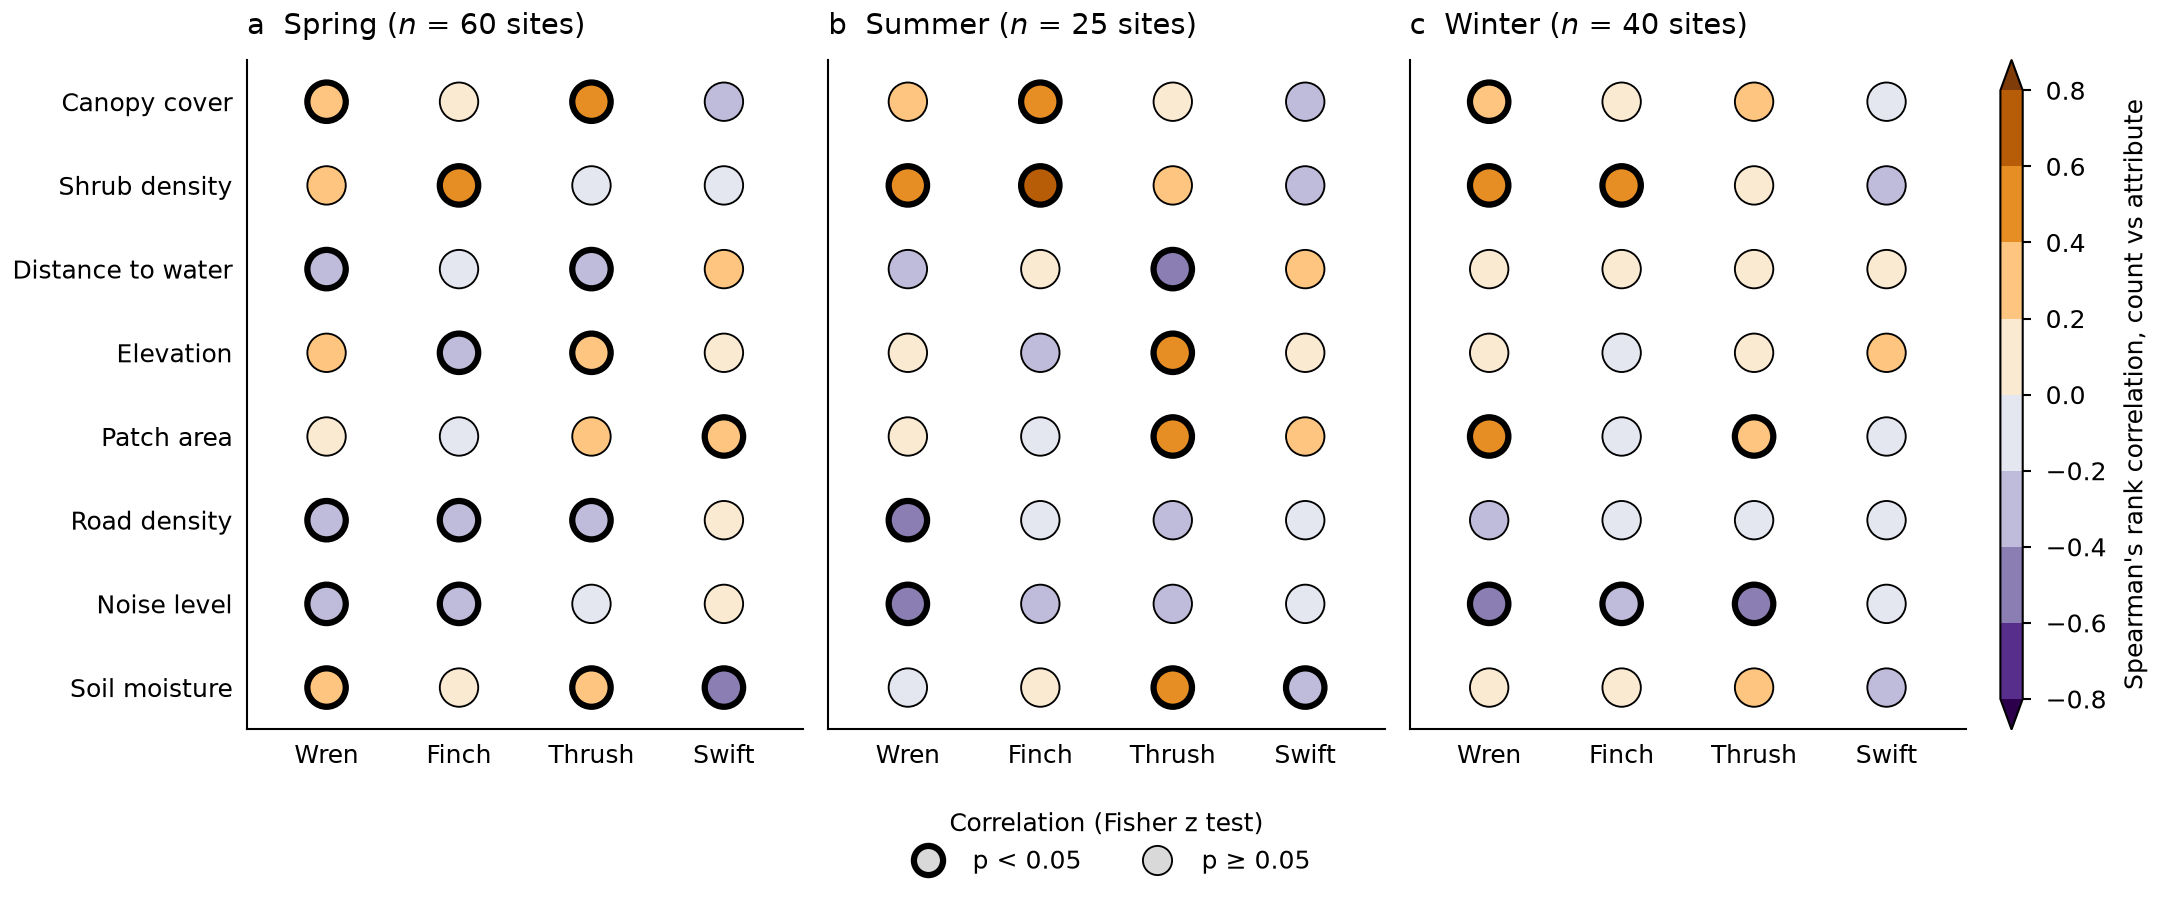

Source code (Python):
"""Matrices of circles colored by a correlation, with a thick outline where it is significant.
Synthetic bird counts and habitat attributes; Spearman correlation and a Fisher z test."""

import os
from pathlib import Path

import matplotlib.pyplot as plt
import numpy as np
from matplotlib.colors import BoundaryNorm, ListedColormap
from matplotlib.lines import Line2D

MM = 1 / 25.4
STYLE_DIR = Path(__file__).resolve().parent / "../../../styles"
ATTRIBUTES = ("Canopy cover", "Shrub density", "Distance to water", "Elevation",
              "Patch area", "Road density", "Noise level", "Soil moisture")
SPECIES = ("Wren", "Finch", "Thrush", "Swift")
SEASONS = (("Spring", 60), ("Summer", 25), ("Winter", 40))  # name, number of sites
# Four classes on each side of zero; |rho| > 0.8 goes to the end triangles.
BREAKS = np.linspace(-0.8, 0.8, 9)
# One color per class plus one for each open end.
CMAP = ListedColormap(plt.get_cmap("PuOr_r")(np.linspace(0, 1, len(BREAKS) + 1)))
NORM = BoundaryNorm(BREAKS, CMAP.N, extend="both")
CIRCLE = 85  # marker area (pt²)


def outline(significant):
    """Edge width per circle: heavy where significant, thin elsewhere."""
    return plt.rcParams["lines.linewidth"] * np.where(significant, 1, 0.3)


def spearman(x, y):
    """Spearman's rho between every column of x and every column of y."""
    rx = np.argsort(np.argsort(x, axis=0), axis=0)
    ry = np.argsort(np.argsort(y, axis=0), axis=0)
    rx = (rx - rx.mean(0)) / rx.std(0)
    ry = (ry - ry.mean(0)) / ry.std(0)
    return rx.T @ ry / len(x)


def significant(rho, n, z_crit=1.96):
    """Two-sided test at 5 % with Fisher's z; depends on n, not only on rho."""
    return np.abs(np.arctanh(rho)) * np.sqrt(n - 3) > z_crit


def survey(rng, n):
    """Habitat attributes and species counts at n sites, linked by fixed weights."""
    weights = np.array([[0.8, 0.2, 0.6, -0.3], [0.5, 0.6, 0.1, -0.2],
                        [-0.4, -0.1, -0.5, 0.3], [0.1, -0.5, 0.2, 0.4],
                        [0.6, 0.0, 0.4, 0.1], [-0.6, -0.3, -0.4, 0.2],
                        [-0.5, -0.4, -0.2, 0.0], [0.3, 0.1, 0.5, -0.4]])
    habitat = rng.normal(size=(n, len(ATTRIBUTES)))
    counts = rng.poisson(np.exp(1.5 + 0.7 * habitat @ weights
                                + rng.normal(0, 0.4, (n, len(SPECIES)))))
    return habitat, counts


def circle_matrix(ax, rho, mask):
    rows, cols = np.indices(rho.shape)
    points = ax.scatter(cols.ravel(), rows.ravel(), c=rho.ravel(), cmap=CMAP, norm=NORM,
                        s=CIRCLE, edgecolors="black",
                        linewidths=outline(mask.ravel()))
    ax.tick_params(length=0)
    ax.set_xticks(range(len(SPECIES)), labels=SPECIES)
    ax.set_yticks(range(len(ATTRIBUTES)), labels=ATTRIBUTES)
    ax.set_xlim(-0.6, len(SPECIES) - 0.4)
    ax.set_ylim(len(ATTRIBUTES) - 0.5, -0.5)  # first attribute at the top
    return points


def outline_legend(ax):
    """Legend for the two outline widths."""
    handles = [Line2D([], [], linestyle="", marker="o", markersize=7,
                      markerfacecolor="0.85", markeredgecolor="black",
                      markeredgewidth=outline(flag)) for flag in (True, False)]
    ax.legend(handles, ["p < 0.05", "p ≥ 0.05"], title="Correlation (Fisher z test)",
              loc="upper center", bbox_to_anchor=(0.5, -0.09), ncol=2,
              frameon=False, columnspacing=2)


def main():
    rng = np.random.default_rng(5)
    default = STYLE_DIR / "default.mplstyle"
    sheets = [default] if default.is_file() else []
    if selected := os.environ.get("CEDALION_STYLE"):
        sheet = Path(selected).expanduser()
        sheets.append(sheet if sheet.is_file() else STYLE_DIR / (selected.removesuffix(".mplstyle") + ".mplstyle"))
    width_mm = float(os.environ.get("CEDALION_WIDTH_MM", 183))
    with plt.style.context(sheets):
        fig, axes = plt.subplots(1, len(SEASONS), sharey=True,
                                 figsize=(width_mm * MM, 76 * MM), layout="constrained")
        for ax, (season, n), letter in zip(axes, SEASONS, "abc"):
            rho = spearman(*survey(rng, n))
            points = circle_matrix(ax, rho, significant(rho, n))
            ax.set_title(f"{letter}  {season} ($n$ = {n} sites)", loc="left")
        outline_legend(axes[1])
        colorbar = fig.colorbar(points, ax=axes, extend="both", aspect=30, pad=0.02)
        colorbar.set_ticks(BREAKS)
        colorbar.set_label("Spearman's rank correlation, count vs attribute")
        fig.savefig(os.environ.get("CEDALION_SNIPPET_PNG", Path(__file__).with_name("snippet.png")), dpi=300)
        plt.close(fig)


if __name__ == "__main__":
    main()
